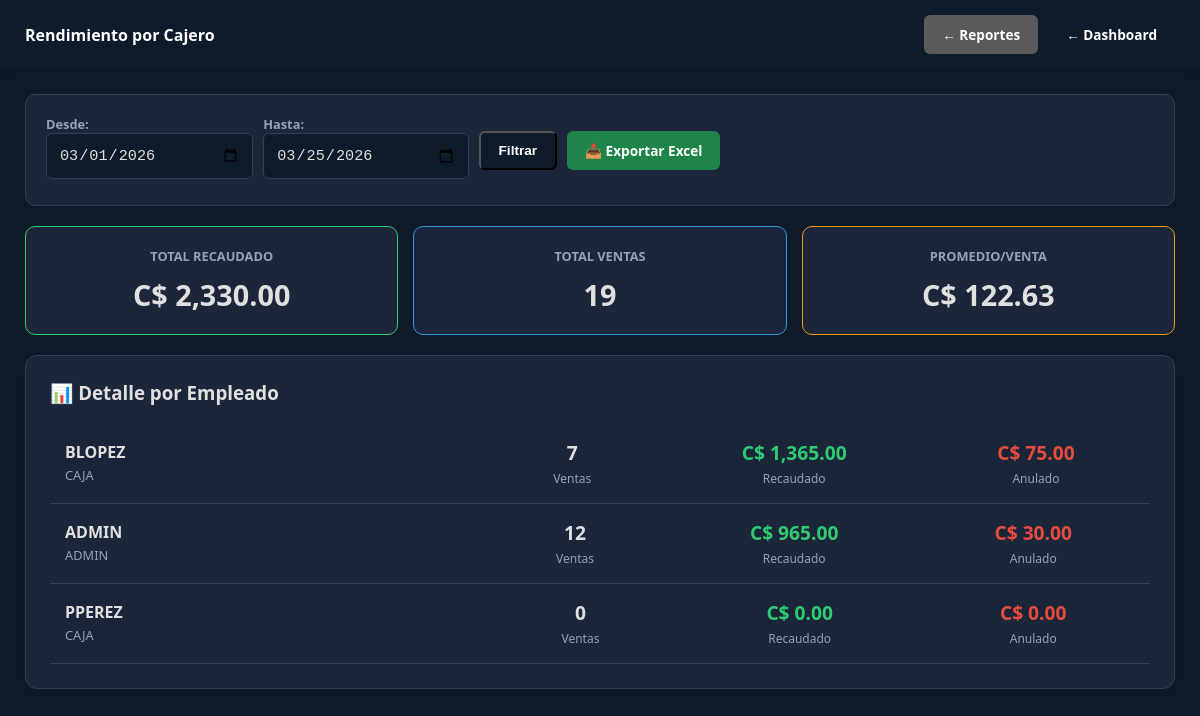
The app's page /views/admin/reporte_cajeros.php (signed in) with its own data.
### tables this page shows
CREATE TABLE `usuarios` (
  `id` int(11) NOT NULL,
  `nombre` varchar(50) NOT NULL,
  `apellido` varchar(50) NOT NULL,
  `usuario` varchar(50) NOT NULL,
  `cedula` varchar(20) NOT NULL,
  `password` varchar(255) NOT NULL,
  `telefono` varchar(20) DEFAULT NULL,
  `rol` enum('ADMIN','CAJA') NOT NULL DEFAULT 'CAJA',
  `fecha_creacion` timestamp NOT NULL DEFAULT current_timestamp()
);

### classes/Reporte.php (called while the page is built, shortened)
<?php
class Reporte {
    private $db;
    public function __construct($db) {
        $this->db = $db;
    }
    public function getRendimientoCajero($desde = null, $hasta = null) {
        $sql = "SELECT
                    u.id,
                    u.usuario,
                    u.rol,
                    COUNT(v.id) as total_ventas,
                    COALESCE(SUM(v.monto_total), 0) as total_recaudado,
                    COALESCE(SUM(CASE WHEN v.estado = 'ANULADO' THEN v.monto_total ELSE 0 END), 0) as total_anulado
                FROM usuarios u
                LEFT JOIN ventas v ON u.id = v.id_usuario";
        $params = [];
        if ($desde && $hasta) {
            $sql .= " AND DATE(v.fecha_venta) BETWEEN ? AND ?";
            $params = [$desde, $hasta];
        }
        $sql .= " WHERE u.rol IN ('ADMIN', 'CAJA') GROUP BY u.id ORDER BY total_recaudado DESC";
        $stmt = $this->db->prepare($sql);
        $stmt->execute($params);
        return $stmt->fetchAll(PDO::FETCH_ASSOC);
    }
}

### views/admin/reporte_cajeros.php (the view, shortened to what this page needs)
<?php
require_once "../../classes/Reporte.php";
$db = (new Database())->getConnection();
$config = (new AppConfig($db))->obtenerConfig();
$tema = $_SESSION['tema'] ?? $config['tema'] ?? 'default';
$reporte = new Reporte($db);
$desde = $_GET['desde'] ?? date('Y-m-01');
$hasta = $_GET['hasta'] ?? date('Y-m-d');
$cajeros = $reporte->getRendimientoCajero($desde, $hasta);
?>
<!DOCTYPE html>
<html lang="es">
<head>
    <link rel="stylesheet" href="../../public/css/estilos.css">
</head>
<body class="<?php echo ($tema !== 'default') ? 'tema-' . $tema : ''; ?>">
    <header>
        <div class="logo"><h2><i class="fas fa-user-tie"></i> Rendimiento por Cajero</h2></div>
        <div style="display:flex; gap:10px;">
            <a href="reportes.php" class="btn-volver gris">← Reportes</a>
            <a href="../dashboard.php" class="btn-volver">← Dashboard</a>
        </div>
    </header>
    <div class="dashboard-wrapper">
        <form method="GET" class="filtro-container">
            <div style="display:flex; gap:10px; align-items:center;">
                <label>Desde: <input type="date" name="desde" value="<?php echo $desde; ?>"></label>
                <label>Hasta: <input type="date" name="hasta" value="<?php echo $hasta; ?>"></label>
                <button type="submit" class="btn-volver">Filtrar</button>
                <a href="../../controllers/ExportController.php?type=cajeros&desde=<?php echo $desde; ?>&hasta=<?php echo $hasta; ?>" class="btn-volver verde" target="_blank">📥 Exportar Excel</a>
            </div>
        </form>
        <?php
        $totalRecaudado = array_sum(array_column($cajeros, 'total_recaudado'));
        $totalVentas = array_sum(array_column($cajeros, 'total_ventas'));
        ?>
        <div class="metricas-grid">
            <div class="metrica-card" style="border-color: var(--primary);">
                <h4>TOTAL RECAUDADO</h4>
                <div class="valor">C$ <?php echo number_format($totalRecaudado, 2); ?></div>
            </div>
            <div class="metrica-card" style="border-color: var(--info);">
                <h4>TOTAL VENTAS</h4>
                <div class="valor"><?php echo $totalVentas; ?></div>
            </div>
            <div class="metrica-card" style="border-color: var(--warning);">
                <h4>PROMEDIO/VENTA</h4>
                <div class="valor">C$ <?php echo $totalVentas > 0 ? number_format($totalRecaudado / $totalVentas, 2) : '0.00'; ?></div>
            </div>
        </div>
        <div class="stat-card">
            <h3>📊 Detalle por Empleado</h3>
            <div style="max-height: 400px; overflow-y: auto;">
                <?php foreach($cajeros as $c): ?>
                <div class="cajero-row">
                    <div class="cajero-info">
                        <h4><?php echo strtoupper($c['usuario']); ?></h4>
                        <span><?php echo $c['rol']; ?></span>
                    </div>
                    <div class="cajero-metricas">
                        <div>
                            <strong><?php echo $c['total_ventas']; ?></strong>
                            <span>Ventas</span>
                        </div>
                        <div>
                            <strong style="color:var(--primary);">C$ <?php echo number_format($c['total_recaudado'], 2); ?></strong>
                            <span>Recaudado</span>
                        </div>
                        <div>
                            <strong style="color:var(--danger);">C$ <?php echo number_format($c['total_anulado'], 2); ?></strong>
                            <span>Anulado</span>
                        </div>
                    </div>
                </div>
                <?php endforeach; ?>
            </div>
        </div>
    </div>
</body>
</html>

### public/css/estilos.css (style rules this page uses)
:root { --primary: #27ae60; --secondary: #2c3e50; --danger: #e74c3c; --warning: #f39c12; --info: #3498db; --dark: #1a1a1a; --light: #f4f4f4; --bg-body: #f4f4f4; --bg-card: #ffffff; --text-main: #333333; --text-muted: #666666; --border-color: #dddddd; --header-bg: #2c3e50; --input-bg: #ffffff; --input-text: #333333; --input-border: #cccccc; --link-color: #2980b9; }
body.tema-darkblue { --primary: #3498db; --secondary: #0d1b2a; --danger: #e74c3c; --warning: #f39c12; --info: #5dade2; --dark: #f4f4f4; --light: #1b263b; --bg-body: #0d1b2a; --bg-card: #1b263b; --text-main: #e0e0e0; --text-muted: #94a3b8; --border-color: #334155; --header-bg: #0d1b2a; --input-bg: #0d1b2a; --input-text: #e0e0e0; --input-border: #334155; --link-color: #3498db; }
* { box-sizing: border-box; }
body { font-family: 'Segoe UI', Tahoma, Geneva, Verdana, sans-serif; background-color: var(--bg-body); color: var(--text-main); margin: 0; }
header { background: var(--header-bg); color: white; padding: 15px 25px; display: flex; justify-content: space-between; align-items: center; box-shadow: 0 2px 10px rgba(0,0,0,0.2); }
.dashboard-wrapper { padding: 25px; max-width: 1400px; margin: 0 auto; }
.card, .stat-card, .actions-box, .chart-box, .tabla-container, .seccion, .filtro-container, .grid-stats, .card-stat, .login-card, .stat-card, .recaudado-header, .calculadora-box, .page-card { background: var(--bg-card); color: var(--text-main); border: 1px solid var(--border-color); border-radius: 10px; padding: 20px; margin-bottom: 20px; box-shadow: 0 2px 8px rgba(0,0,0,0.08); }
.stat-card { padding: 1.5rem; border-radius: 12px; color: white; transition: transform 0.3s ease; box-shadow: 0 4px 15px rgba(0,0,0,0.1); text-decoration: none; display: block; }
.btn-volver { display: inline-block; padding: 8px 15px; background: var(--header-bg); color: white; text-decoration: none; border-radius: 5px; font-size: 0.8rem; font-weight: 600; }
input, select, textarea { background: var(--input-bg); color: var(--input-text); border: 1px solid var(--input-border); padding: 12px; border-radius: 6px; font-size: 0.95rem; width: 100%; }
label { color: var(--text-muted); font-weight: 600; font-size: 0.8rem; margin-bottom: 6px; display: block; }
h1, h2, h3, h4, h5, h6 { color: var(--text-main); margin-top: 0; }
a { color: var(--link-color); text-decoration: none; }
.filtro-container { display: flex; align-items: flex-end; gap: 15px; flex-wrap: wrap; }
.logo h2 { color: white; font-size: 1rem; margin: 0; }
body.tema-oscuro header h2, body.tema-darkblue header h2 { color: white; }
body.tema-oscuro .logo h2, body.tema-darkblue .logo h2 { color: white; }
.btn-volver { display: inline-block; padding: 10px 18px; background: var(--secondary); color: white !important; text-decoration: none; border-radius: 6px; font-weight: 600; font-size: 0.85rem; transition: all 0.2s ease; }
.btn-volver.gris { background: #7f8c8d; }
body.tema-oscuro .btn-volver.gris, body.tema-darkblue .btn-volver.gris { background: #5a5a5a; }
body.tema-oscuro .btn-volver.verde, body.tema-darkblue .btn-volver.verde { background: #1e8449; }

### views/admin/reporte_cajeros.php (style rules this page uses)
:root { --primary: #27ae60; --danger: #e74c3c; --info: #3498db; --warning: #f39c12; --text-main: #333; --text-muted: #666; --bg-card: #fff; --border-color: #ddd; }
body.tema-darkblue { --primary: #2ecc71; --danger: #e74c3c; --info: #3498db; --warning: #f39c12; --text-main: #e0e0e0; --text-muted: #94a3b8; --bg-card: #1b263b; --border-color: #334155; }
.metricas-grid { display: grid; grid-template-columns: repeat(auto-fit, minmax(180px, 1fr)); gap: 15px; margin-bottom: 20px; }
.metrica-card { padding: 20px; border-radius: 10px; text-align: center; border: 1px solid var(--border-color); background: var(--bg-card); color: var(--text-main); }
.metrica-card h4 { margin: 0 0 10px 0; font-size: 0.8rem; color: var(--text-muted); }
.metrica-card .valor { font-size: 1.8rem; font-weight: bold; }
.cajero-row { display: flex; align-items: center; padding: 15px; border-bottom: 1px solid var(--border-color); color: var(--text-main); }
.cajero-row:nth-child(odd) { background: rgba(0,0,0,0.02); }
.cajero-info { flex: 2; }
.cajero-info h4 { margin: 0; color: var(--text-main); }
.cajero-info span { font-size: 0.8rem; color: var(--text-muted); }
.cajero-metricas { display: flex; gap: 30px; flex: 3; justify-content: space-around; text-align: center; }
.cajero-metricas div strong { display: block; font-size: 1.2rem; }
.cajero-metricas div span { font-size: 0.75rem; color: var(--text-muted); }

### records on screen
usuarios: usuario "BLOPEZ", rol "CAJA", total_ventas "7", total_recaudado "1,365.00", total_anulado "75.00"
usuarios: usuario "ADMIN", rol "ADMIN", total_ventas "12", total_recaudado "965.00", total_anulado "30.00"
usuarios: usuario "PPEREZ", rol "CAJA", total_ventas "0", total_recaudado "0.00", total_anulado "0.00"

### other values on screen
$totalRecaudado "2,330.00"
$totalVentas "19"
$totalRecaudado / $totalVentas "122.63"
